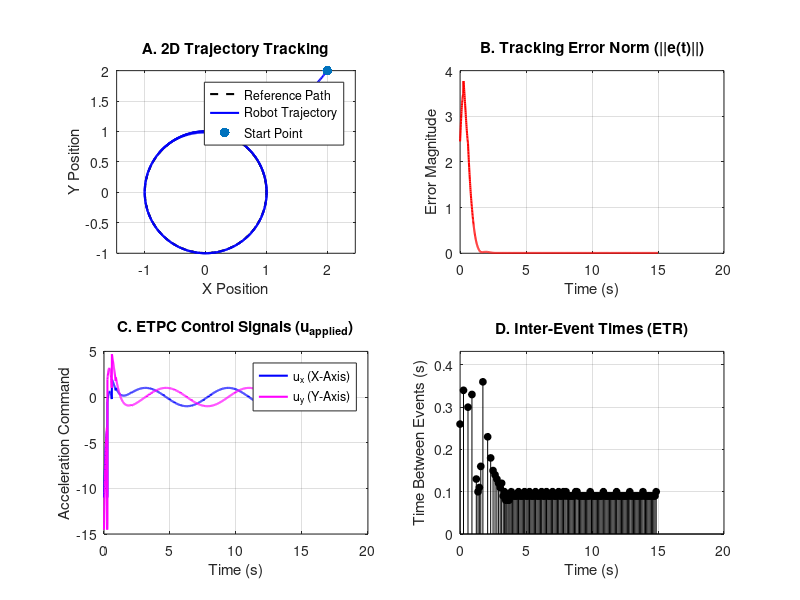

Write the MATLAB code that produced this figure. (Note: this script raises an error after producing the figure.)
% =========================================================================
% Event-Triggered Polynomial Control (p=2) for 2D Circular Tracking
% =========================================================================
clear; clc; close all;

% --- 1. INITIALIZE SYSTEM DYNAMICS ---
A = [0 1 0 0; 0 0 0 0; 0 0 0 1; 0 0 0 0];
B = [0 0; 1 0; 0 0; 0 1];

% --- 2. CALCULATE LQR GAIN (K) AND LYAPUNOV MATRIX (P) ---
Q = diag([10, 1, 10, 1]); 
R = diag([0.1, 0.1]);     
K = lqr(A, B, Q, R);      
P = lyap((A - B*K)', Q);  

% --- 3. SIMULATION PARAMETERS ---
dt = 0.01;                  % Simulation time step
t_final = 15;               % Total simulation time
time = 0:dt:t_final;
N = length(time);

x = [2; 0; 2; 0];           % Start off-path to prove stability
t_k = 0;                    % Time of the last event
sigma = 0.05;               % Trigger threshold (5%)

% Precompute closed-loop matrices for the Taylor expansion
A_cl = A - B*K; 
A_cl_2 = A_cl * A_cl;

% Data storage for plotting
x_hist = zeros(4, N);
xr_hist = zeros(4, N);
u_app_hist = zeros(2, N);
error_norm_hist = zeros(1, N);
event_times = [];

% --- 4. MAIN SIMULATION LOOP ---
for i = 1:N
    t = time(i);
    
    % a) Generate Reference Trajectory (Circle)
    xr = [cos(t); -sin(t); sin(t); cos(t)];
    ur = [-cos(t); -sin(t)];
    ur_dot = [sin(t); -cos(t)];
    ur_ddot = [cos(t); sin(t)];
    
    % Calculate actual tracking error
    e = x - xr;
    error_norm_hist(i) = norm(e);
    
    % b) Network Event: Calculate new polynomial coefficients
    if t == t_k
        event_times = [event_times, t]; 
        c0 = ur - K*e;
        c1 = ur_dot - K * A_cl * e;
        c2 = 0.5 * (ur_ddot - K * A_cl_2 * e);
    end
    
    % c) Onboard Computer: Apply polynomial control
    delta_t = t - t_k;
    u_applied = c0 + c1*delta_t + c2*(delta_t^2);
    u_app_hist(:, i) = u_applied;
    
    % d) Trigger Check: Monitor Lyapunov Boundary
    u_ideal = ur - K*e;
    epsilon = u_applied - u_ideal;
    
    trigger_left = norm(2 * e' * P * B * epsilon);
    trigger_right = sigma * (e' * Q * e);
    
    % If boundary is breached, schedule an event for the next time step
    if trigger_left >= trigger_right && t > t_k
        t_k = t + dt; 
    end
    
    % e) Update Physical State (Euler Integration)
    x = x + (A*x + B*u_applied) * dt;
    
    % Save data
    x_hist(:, i) = x;
    xr_hist(:, i) = xr;
end

% --- 5. GENERATE PAPER-STYLE PLOTS ---
figure('Position', [50, 50, 1100, 800], 'Name', 'Simulation Results');

% Plot A: Spatial Path
subplot(2,2,1);
plot(xr_hist(1,:), xr_hist(3,:), 'k--', 'LineWidth', 1.5); hold on;
plot(x_hist(1,:), x_hist(3,:), 'b', 'LineWidth', 1.5);
scatter(x_hist(1,1), x_hist(3,1), 50, 'ro', 'filled');
title('A. 2D Trajectory Tracking'); xlabel('X Position'); ylabel('Y Position');
legend('Reference Path', 'Robot Trajectory', 'Start Point'); grid on; axis equal;

% Plot B: Tracking Error Norm
subplot(2,2,2);
plot(time, error_norm_hist, 'r', 'LineWidth', 1.5);
title('B. Tracking Error Norm (||e(t)||)'); xlabel('Time (s)'); ylabel('Error Magnitude');
grid on;

% Plot C: Applied Control Signal
subplot(2,2,3);
plot(time, u_app_hist(1,:), 'b', 'LineWidth', 1.5); hold on;
plot(time, u_app_hist(2,:), 'm', 'LineWidth', 1.5);
title('C. ETPC Control Signals (u_{applied})'); xlabel('Time (s)'); ylabel('Acceleration Command');
legend('u_x (X-Axis)', 'u_y (Y-Axis)'); grid on;

% Plot D: Inter-Event Times
subplot(2,2,4);
inter_event_times = diff(event_times);
stem(event_times(1:end-1), inter_event_times, 'k', 'filled', 'MarkerSize', 5);
title('D. Inter-Event Times (ETR)'); xlabel('Time (s)'); ylabel('Time Between Events (s)');
ylim([0, max(inter_event_times)*1.2]); grid on;
subtitle(sprintf('Total Transmissions: %d', length(event_times)));
% =========================================================================
% Paper Analytics: TP vs SS Events and UU Boundedness
% =========================================================================
clear; clc; close all;

% --- SYSTEM SETUP (Same as before) ---
A = [0 1 0 0; 0 0 0 0; 0 0 0 1; 0 0 0 0];
B = [0 0; 1 0; 0 0; 0 1];
Q = diag([10, 1, 10, 1]); R = diag([0.1, 0.1]);     
K = lqr(A, B, Q, R); P = lyap((A - B*K)', Q);  
dt = 0.01; t_final = 10; time = 0:dt:t_final; N = length(time);
sigma = 0.05; 
steady_state_threshold = 3.0; % Define when TP ends and SS begins (seconds)

% Test 4 different starting locations to prove Uniform Ultimate Boundedness
start_points = [ [2;0;2;0], [-2;0;1;0], [0;0;-3;0], [3;0;-1;0] ];
num_tests = size(start_points, 2);

% Storage for the UUB plot
all_errors = zeros(num_tests, N);

% Storage for Event Counting (Test 1 will be our benchmark)
events_TP = 0;
events_SS = 0;

for test = 1:num_tests
    x = start_points(:, test);
    t_k = 0;
    
    for i = 1:N
        t = time(i);
        xr = [cos(t); -sin(t); sin(t); cos(t)];
        ur = [-cos(t); -sin(t)];
        ur_dot = [sin(t); -cos(t)];
        ur_ddot = [cos(t); sin(t)];
        
        e = x - xr;
        all_errors(test, i) = norm(e);
        
        if t == t_k
            % If this is Test 1, count the events for our TP/SS graph
            if test == 1
                if t < steady_state_threshold
                    events_TP = events_TP + 1;
                else
                    events_SS = events_SS + 1;
                end
            end
            
            c0 = ur - K*e;
            c1 = ur_dot - K*(A - B*K)*e;
            c2 = 0.5 * (ur_ddot - K*((A - B*K)^2)*e);
        end
        
        delta_t = t - t_k;
        u_applied = c0 + c1*delta_t + c2*(delta_t^2);
        u_ideal = ur - K*e;
        epsilon = u_applied - u_ideal;
        
        if norm(2 * e' * P * B * epsilon) >= sigma * (e' * Q * e) && t > t_k
            t_k = t + dt; 
        end
        
        x = x + (A*x + B*u_applied) * dt;
    end
end

% --- PLOTTING THE ANALYTICS ---
figure('Position', [150, 150, 1000, 400], 'Name', 'Advanced Paper Analytics');

% Plot 1: Uniform Ultimate Boundedness (UUB)
subplot(1,2,1);
hold on;
colors = ['b', 'r', 'g', 'm'];
for test = 1:num_tests
    plot(time, all_errors(test, :), colors(test), 'LineWidth', 1.2);
end
% Calculate the max error during the steady state to draw the UU Bound line
uu_bound_value = max(max(all_errors(:, int32(steady_state_threshold/dt):end)));
yline(uu_bound_value, 'k--', 'LineWidth', 2, 'Label', sprintf('UU Bound: %.4f', uu_bound_value));
title('Uniform Ultimate Boundedness (Multiple Paths)');
xlabel('Time (s)'); ylabel('Tracking Error Norm ||e||');
legend('Start (2,2)', 'Start (-2,1)', 'Start (0,-3)', 'Start (3,-1)');
grid on;

% Plot 2: TP vs SS Event Density
subplot(1,2,2);
bar_labels = categorical({'Transient Phase (0-3s)', 'Steady State (3-10s)'});
bar_data = [events_TP, events_SS];
b = bar(bar_labels, bar_data, 0.5);
b.FaceColor = 'flat';
b.CData(1,:) = [0.8500 0.3250 0.0980]; % Orange for TP
b.CData(2,:) = [0 0.4470 0.7410];      % Blue for SS
title('Event Distribution (TP vs SS)');
ylabel('Number of Transmissions');
% Add numbers on top of bars
xtips = b(1).XEndPoints;
ytips = b(1).YEndPoints;
labels = string(b(1).YData);
text(xtips, ytips, labels, 'HorizontalAlignment','center', 'VerticalAlignment','bottom', 'FontSize', 12, 'FontWeight', 'bold');
grid on;
